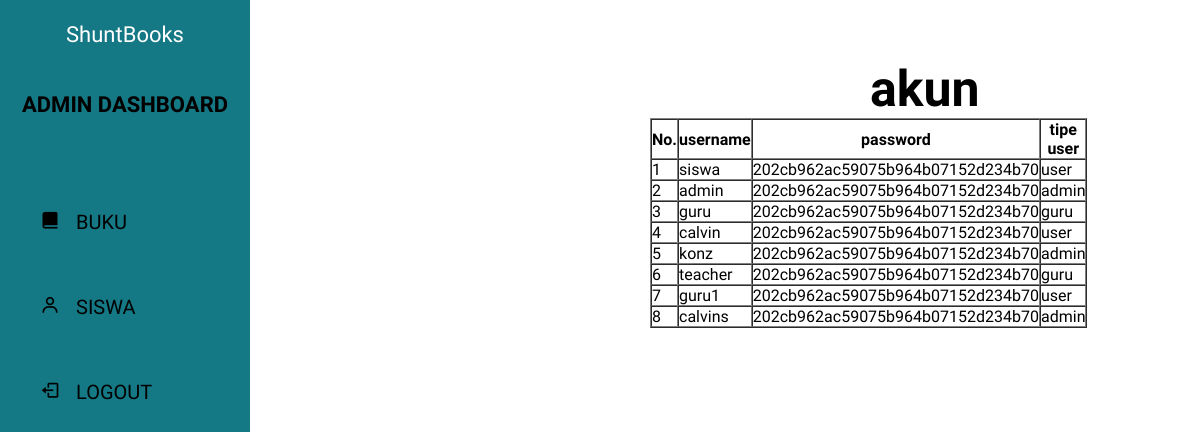
The page /akun.php (signed in) on the database its author committed.
### tables this page shows
CREATE TABLE `user_form` (
  `id` int(255) NOT NULL,
  `name` varchar(255) NOT NULL,
  `password` varchar(255) NOT NULL,
  `user_type` varchar(255) NOT NULL DEFAULT 'user'
);

### config.php (called while the page is built, shortened)
<?php
$servername = "localhost";
$database = "crudtest";
$username = "root";
$password = "";
$conn = mysqli_connect($servername, $username, $password, $database);
function query($query) {
	global $conn;
	$result = mysqli_query($conn, $query);
	$rows = [];
	while( $row = mysqli_fetch_assoc($result) ) {
		$rows[] = $row;
	}
	return $rows;
}
?>

### akun.php (the view, shortened to what this page needs)
<?php
require 'config.php';
$akun = query("SELECT * FROM user_form");
?>
<!DOCTYPE html>
<html lang="en">
<head>
    <link rel="stylesheet" href="css/admin2.css">
    <link href='https://unpkg.com/boxicons@2.1.4/css/boxicons.min.css' rel='stylesheet'>
</head>
<body>
    <div class="sidebar">
        <header>ShuntBooks</header>
        <h3>ADMIN DASHBOARD</h3>
        <ul>
            <li><a href="admin.php"><i class='bx bxs-book-alt'></i>BUKU</a></li>
            <li><a href="akun.php"><i class='bx bx-user'></i>SISWA</a></li>
            <li><a href="logout.php"><i class='bx bx-log-out'></i>LOGOUT</a></li>
        </ul>
    </div>
    <div id="container">
 <div class="table">
    <h1>akun</h1>
 <table border="1" cellpadding="10" cellspacing="0">
 <tr>
    <th>No.</th>
    <th>username</th>
    <th>password</th>
    <th>tipe user</th>
 </tr>
 <?php $i = 1; ?>
 <?php foreach( $akun as $row ) : ?>
 <tr>
    <td><?= $i; ?></td>
    <td><?= $row["name"]; ?></td>
    <td><?= $row["password"]; ?></td>
    <td><?= $row["user_type"]; ?></td>
 </tr>
 <?php $i++; ?>
 <?php endforeach; ?>
 </div>
 </body>
 </html>

### css/admin2.css (style rules this page uses)
body { font-family: 'Quantico', sans-serif; }
* { margin: 0; padding: 0; text-decoration: none; list-style: none; }
.sidebar { position: fixed; left: 0; width: 250px; height: 100%; background: #157885; }
.sidebar header { font-size: 22px; color: white; text-align: center; line-height: 70px; user-select: none; }
.sidebar h3 { font-size: 22px; color: black; text-align: center; line-height: 70px; user-select: none; padding-bottom: 30px; }
.sidebar ul a { padding-top: 20px; display: block; height: 100%; width: 100%; line-height: 65px; font-size: 20px; color:black; padding-left: 40px; box-sizing: border-box; transition: .4s; }
.sidebar ul a i { margin-right: 16px; opacity: 0,65; }
.table { justify-content: center; margin-left: 650px; padding-right: 250px; padding-top: 10px; }
.table h1 { margin-left: 220px; font-size: 50px; margin-top: 50px; }

### rows shown on the page
user_form: name "siswa", password "202cb962ac59075b964b07152d234b70", user_type "user"
user_form: name "admin", password "202cb962ac59075b964b07152d234b70", user_type "admin"
user_form: name "guru", password "202cb962ac59075b964b07152d234b70", user_type "guru"
user_form: name "calvin", password "202cb962ac59075b964b07152d234b70", user_type "user"
user_form: name "konz", password "202cb962ac59075b964b07152d234b70", user_type "admin"
user_form: name "teacher", password "202cb962ac59075b964b07152d234b70", user_type "guru"
user_form: name "guru1", password "202cb962ac59075b964b07152d234b70", user_type "user"
user_form: name "calvins", password "202cb962ac59075b964b07152d234b70", user_type "admin"
